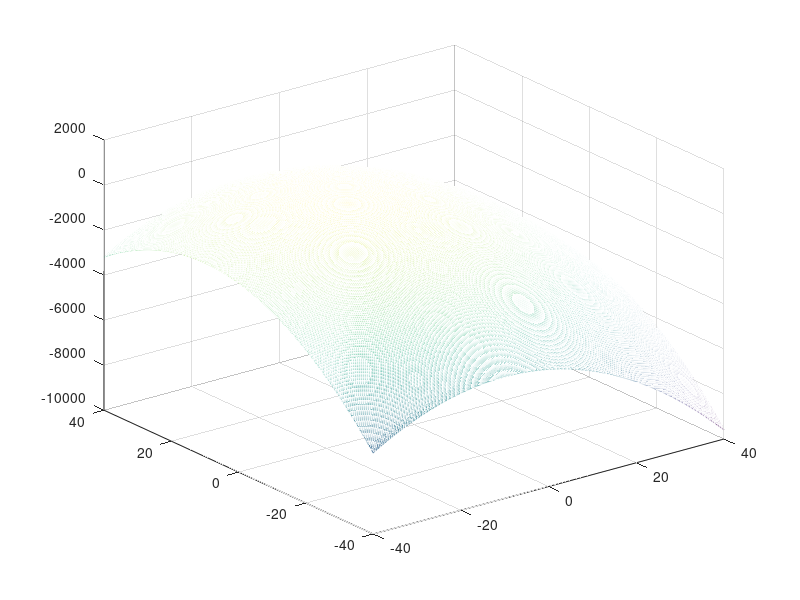

This chart was generated by the following MATLAB code:
m = 20+20i;
r = 0;
i = 0;
% for xr = -10:0.1:10
%     r = r+1;
%     for xi = -10:0.1:10
%         i = i + 1;
%         f(r,i) = -2*(xr^2-xi^2)+2*(real(m)*xr-imag(m)*xi);
%     end
% end

N = 40;
x=-N:0.1:N;  
y=-N:0.1:N;  

[xr,xi]=meshgrid(x,y);
f = -2*(xr.^2+xi.^2)+2*(real(m).*xr-imag(m).*xi);
mesh(xi,xr,f)